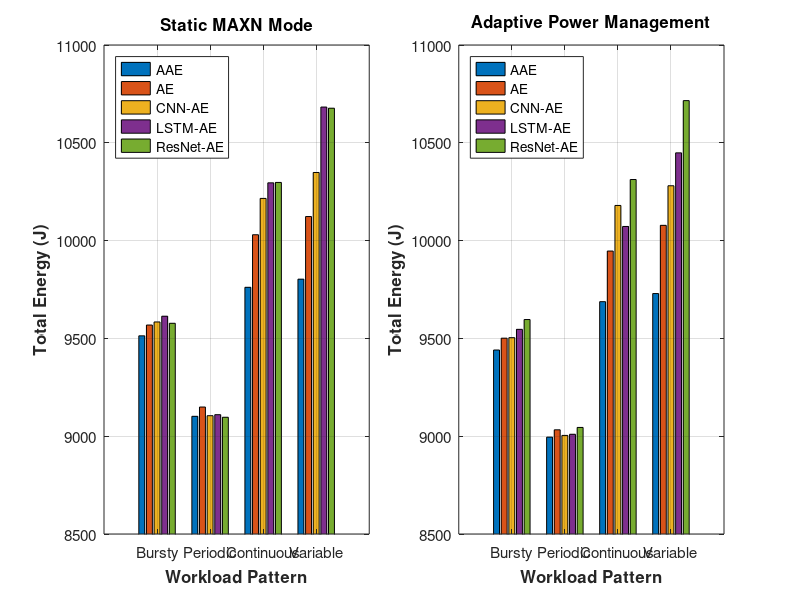

MATLAB code for this plot: (Note: this script raises an error after producing the figure.)
%% Detailed APM Analysis - Additional Figures for Paper Extension
% This script generates supplementary figures for in-depth analysis

clear; clc; close all;

%% Data Setup - Single measurements per configuration
models = {'AAE', 'AE', 'CNN-AE', 'LSTM-AE', 'ResNet-AE'};
workloads = {'Bursty', 'Periodic', 'Continuous', 'Variable'};

% Total Energy Consumption (J) - Static MAXN
energy_static = [
     9513.23,  9101.70,  9761.26,  9802.85;   % AAE
     9568.38,  9149.15, 10030.03, 10123.07;   % AE
     9584.05,  9104.84, 10215.72, 10348.29;   % CNN-AE
     9613.47,  9110.09, 10295.42, 10682.78;   % LSTM-AE
     9577.33,  9096.89, 10297.42, 10676.89;   % ResNet-AE
];

% Total Energy Consumption (J) - Adaptive
energy_adaptive = [
     9440.66,  8995.33,  9687.84,  9729.32;   % AAE
     9501.15,  9032.72,  9946.60, 10078.08;   % AE
     9503.83,  9004.06, 10179.73, 10280.39;   % CNN-AE
     9546.34,  9009.96, 10072.30, 10448.65;   % LSTM-AE
     9596.46,  9044.82, 10312.29, 10715.67;   % ResNet-AE
];

% Mode switches across all workloads
mode_switches_all = [
    1, 1, 3, 4;     % AAE
    4, 1, 1, 6;     % AE
    21, 9, 34, 42;  % CNN-AE
    3, 48, 50, 44;  % LSTM-AE
    2, 51, 3, 5     % ResNet-AE
];

% Power mode distribution for Bursty workload [15W, 25W, MAXN]
mode_dist_bursty = [
    100.0, 0.0, 0.0;    % AAE
    96.7, 1.7, 1.7;     % AE
    81.9, 16.4, 1.7;    % CNN-AE
    0.0, 65.3, 34.7;    % LSTM-AE
    0.0, 0.0, 100.0     % ResNet-AE
];

% Power mode distribution for Continuous workload
mode_dist_continuous = [
    98.3, 1.7, 0.0;     % AAE
    100.0, 0.0, 0.0;    % AE
    4.5, 35.2, 60.3;    % CNN-AE
    53.4, 46.6, 0.0;    % LSTM-AE
    0.0, 0.0, 99.9      % ResNet-AE
];

% FPS per Watt improvement (%)
fps_per_watt_improvement = [
    0.8, 1.2, 0.8, 0.8;   % AAE
    0.7, 1.3, 0.8, 0.5;   % AE
    0.9, 1.1, 0.4, 0.7;   % CNN-AE
    0.7, 1.1, 2.2, 2.2;   % LSTM-AE
   -0.2, 0.6,-0.1,-0.4    % ResNet-AE
];

%% Figure 1: Total Energy Consumption - Static vs Adaptive
figure('Position', [100 100 1400 600]);

for i = 1:2
    subplot(1,2,i);
    if i == 1
        data = energy_static;
        title_str = 'Static MAXN Mode';
    else
        data = energy_adaptive;
        title_str = 'Adaptive Power Management';
    end

    bar(data');
    set(gca, 'XTickLabel', workloads);
    legend(models, 'Location', 'northwest', 'FontSize', 10);
    ylabel('Total Energy (J)', 'FontSize', 12, 'FontWeight', 'bold');
    xlabel('Workload Pattern', 'FontSize', 12, 'FontWeight', 'bold');
    title(title_str, 'FontSize', 13, 'FontWeight', 'bold');
    grid on;
    ylim([8500 11000]);
    set(gca, 'FontSize', 11);
end

sgtitle('Total Energy Consumption Comparison', 'FontSize', 15, 'FontWeight', 'bold');
saveas(gcf, 'total_energy_comparison.png');
saveas(gcf, 'total_energy_comparison.fig');

%% Figure 2: Mode Switching Behavior
figure('Position', [100 100 1200 700]);

% Create heatmap of mode switches
imagesc(mode_switches_all);
colormap(hot);
colorbar;
caxis([0 55]);

set(gca, 'XTick', 1:4, 'XTickLabel', workloads);
set(gca, 'YTick', 1:5, 'YTickLabel', models);
set(gca, 'FontSize', 12, 'FontWeight', 'bold');
title('Power Mode Switching Frequency', 'FontSize', 14, 'FontWeight', 'bold');
xlabel('Workload Pattern', 'FontSize', 13);
ylabel('Model Architecture', 'FontSize', 13);

% Add text annotations
for i = 1:5
    for j = 1:4
        if mode_switches_all(i,j) > 30
            text_color = 'white';
        else
            text_color = 'black';
        end
        text(j, i, sprintf('%d', mode_switches_all(i,j)), ...
            'HorizontalAlignment', 'center', 'FontSize', 11, ...
            'FontWeight', 'bold', 'Color', text_color);
    end
end

grid on;
saveas(gcf, 'mode_switching_heatmap.png');
saveas(gcf, 'mode_switching_heatmap.fig');

%% Figure 3: Workload-Specific Power Mode Distribution
figure('Position', [100 100 1400 700]);

% Bursty workload
subplot(1,2,1);
bar(mode_dist_bursty, 'stacked');
set(gca, 'XTickLabel', models);
legend({'15W', '25W', 'MAXN'}, 'Location', 'eastoutside', 'FontSize', 10);
ylabel('Time in Mode (%)', 'FontSize', 12, 'FontWeight', 'bold');
xlabel('Model Architecture', 'FontSize', 12, 'FontWeight', 'bold');
title('Bursty Workload', 'FontSize', 13, 'FontWeight', 'bold');
grid on;
ylim([0 100]);
set(gca, 'FontSize', 11);

% Continuous workload
subplot(1,2,2);
bar(mode_dist_continuous, 'stacked');
set(gca, 'XTickLabel', models);
legend({'15W', '25W', 'MAXN'}, 'Location', 'eastoutside', 'FontSize', 10);
ylabel('Time in Mode (%)', 'FontSize', 12, 'FontWeight', 'bold');
xlabel('Model Architecture', 'FontSize', 12, 'FontWeight', 'bold');
title('Continuous Workload', 'FontSize', 13, 'FontWeight', 'bold');
grid on;
ylim([0 100]);
set(gca, 'FontSize', 11);

sgtitle('Power Mode Distribution by Workload Type', 'FontSize', 15, 'FontWeight', 'bold');
saveas(gcf, 'workload_specific_modes.png');
saveas(gcf, 'workload_specific_modes.fig');

%% Figure 4: FPS per Watt Improvement
figure('Position', [100 100 1200 600]);
bar(fps_per_watt_improvement');
set(gca, 'XTickLabel', workloads);
legend(models, 'Location', 'northwest', 'FontSize', 11);
ylabel('FPS/Watt Improvement (%)', 'FontSize', 13, 'FontWeight', 'bold');
xlabel('Workload Pattern', 'FontSize', 13, 'FontWeight', 'bold');
title('Energy Efficiency Improvement (FPS per Watt)', 'FontSize', 14, 'FontWeight', 'bold');
grid on;
set(gca, 'FontSize', 12);
yline(0, 'k--', 'LineWidth', 1.5);
ylim([-0.5 2.5]);

saveas(gcf, 'fps_per_watt_improvement.png');
saveas(gcf, 'fps_per_watt_improvement.fig');

%% Figure 5: Energy Savings by Workload (Box Plot Style)
figure('Position', [100 100 1000 700]);

% Compute energy savings
energy_savings_calc = ((energy_static - energy_adaptive) ./ energy_static) * 100;

% Create grouped data for box plot
all_savings = energy_savings_calc';
boxplot(all_savings, 'Labels', models);
ylabel('Energy Savings (%)', 'FontSize', 13, 'FontWeight', 'bold');
xlabel('Model Architecture', 'FontSize', 13, 'FontWeight', 'bold');
title('Distribution of Energy Savings Across Workloads', 'FontSize', 14, 'FontWeight', 'bold');
grid on;
set(gca, 'FontSize', 12);
yline(0, 'k--', 'LineWidth', 1.5);

saveas(gcf, 'energy_savings_boxplot.png');
saveas(gcf, 'energy_savings_boxplot.fig');

%% Figure 6: Model Efficiency Classification
figure('Position', [100 100 1000 700]);

% Classify models based on APM behavior
avg_savings = mean(energy_savings_calc, 2);
avg_switches = mean(mode_switches_all, 2);

% Create scatter with size proportional to switches
scatter(avg_savings, [1:5], avg_switches*10, ...
    [0.2 0.6 0.8; 0.8 0.4 0.2; 0.4 0.8 0.2; 0.8 0.2 0.6; 0.9 0.7 0.1], ...
    'filled', 'MarkerEdgeColor', 'k', 'LineWidth', 1.5);

% Add labels
for i = 1:5
    text(avg_savings(i)+0.05, i, sprintf('%s (%.0f switches)', models{i}, avg_switches(i)), ...
        'FontSize', 11, 'FontWeight', 'bold');
end

xlabel('Average Energy Savings (%)', 'FontSize', 13, 'FontWeight', 'bold');
set(gca, 'YTick', 1:5, 'YTickLabel', models);
ylabel('Model Architecture', 'FontSize', 13, 'FontWeight', 'bold');
title('Model Efficiency Profile (Bubble size = Avg. Mode Switches)', 'FontSize', 14, 'FontWeight', 'bold');
grid on;
xline(0, 'k--', 'LineWidth', 1.5);
set(gca, 'FontSize', 12);

saveas(gcf, 'efficiency_classification.png');
saveas(gcf, 'efficiency_classification.fig');

%% Generate Comprehensive Summary Table
fprintf('\n=== COMPREHENSIVE SUMMARY TABLE (LATEX) ===\n\n');
fprintf('\\begin{table*}[t]\n');
fprintf('\\centering\n');
fprintf('\\caption{Comprehensive APM Performance Summary Across All Workloads}\n');
fprintf('\\label{tab:apm_comprehensive}\n');
fprintf('\\small\n');
fprintf('\\begin{tabular}{lccccc}\n');
fprintf('\\hline\n');
fprintf('Model & Avg Energy & Avg Power & Avg FPS/W & Avg Mode & Primary \\\\\n');
fprintf(' & Savings (\\%%) & Reduction (W) & Improvement (\\%%) & Switches & Power Mode \\\\\n');
fprintf('\\hline\n');

for i = 1:5
    avg_power_reduction = mean(energy_static(i,:) - energy_adaptive(i,:))/1800;  % Average power saved
    avg_fps_improvement = mean(fps_per_watt_improvement(i,:));

    % Determine primary mode
    if i == 1 || i == 2
        primary_mode = '15W';
    elseif i == 5
        primary_mode = 'MAXN';
    else
        primary_mode = 'Mixed';
    end

    fprintf('%s & %.2f & %.2f & %.2f & %.0f & %s \\\\\n', ...
        models{i}, avg_savings(i), avg_power_reduction, ...
        avg_fps_improvement, avg_switches(i), primary_mode);
end

fprintf('\\hline\n');
fprintf('\\end{tabular}\n');
fprintf('\\end{table*}\n\n');

fprintf('=== Detailed Analysis Complete ===\n');
fprintf('Generated additional files:\n');
fprintf('  - total_energy_comparison.png/.fig\n');
fprintf('  - mode_switching_heatmap.png/.fig\n');
fprintf('  - workload_specific_modes.png/.fig\n');
fprintf('  - fps_per_watt_improvement.png/.fig\n');
fprintf('  - energy_savings_boxplot.png/.fig\n');
fprintf('  - efficiency_classification.png/.fig\n');
